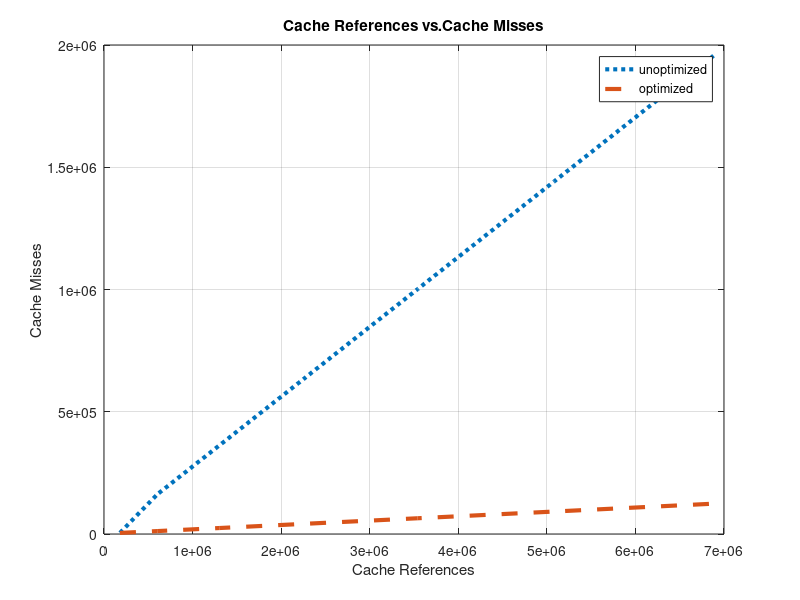

Source code (MATLAB):
% Owais Naeem
% Cache Project

refs = [180146 600531 1300931 2281322 3541760 5082101 6902516];
UnoptCacheMisses = [4771 161898 361899 641899 1001899 1441899 1961899];
OptCacheMisses = [4388 11894 24394 41894 64394 91894 124393];
plot(refs, UnoptCacheMisses, ':', 'LineWidth', 3);
hold on
plot(refs, OptCacheMisses,'--', 'LineWidth', 3);
hold off;
grid
xlabel('Cache References');
ylabel('Cache Misses');
title('Cache References vs.Cache Misses')
legend('unoptimized', 'optimized');